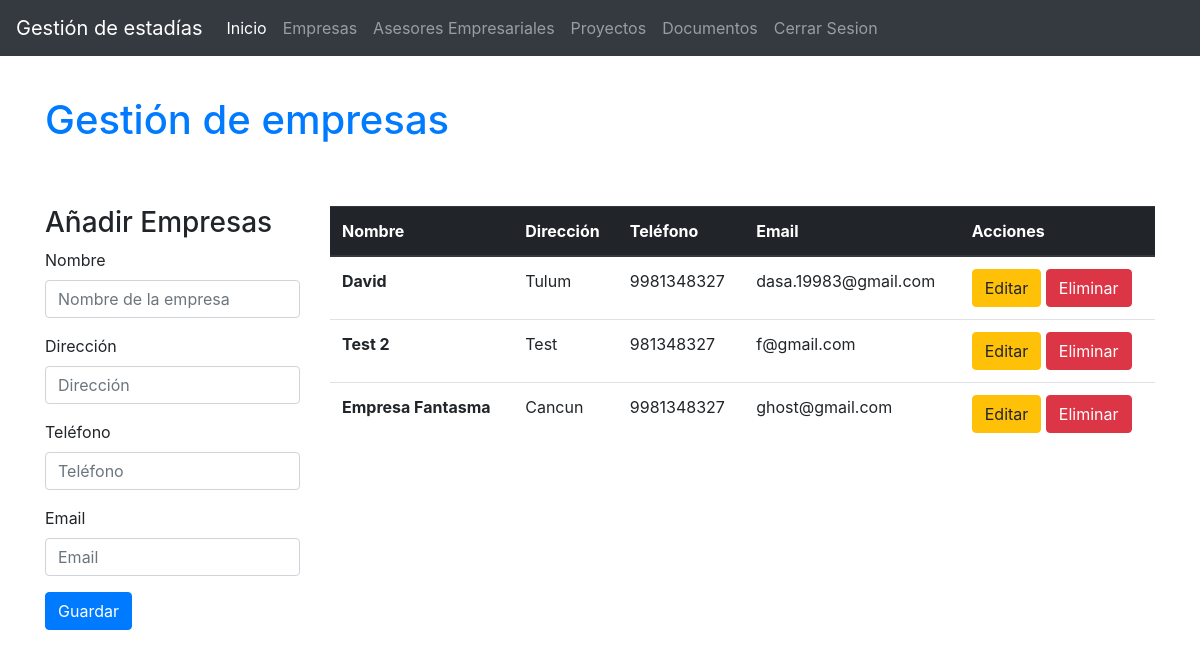
The app's page /FrontEstadias-master/empresas.php with its own data.
### tables this page shows
CREATE TABLE `empresa` (
  `Id_Empresa` int(11) NOT NULL,
  `Nombre` varchar(50) DEFAULT NULL,
  `Direccion` varchar(50) DEFAULT NULL,
  `Telefono` varchar(50) DEFAULT NULL,
  `Correo` varchar(50) DEFAULT NULL
);

### FrontEstadias-master/empresas.php (the view, shortened to what this page needs)
<!DOCTYPE html>
<html>
<head>
  <link rel="stylesheet" type="text/css" href="css/bootstrap.min.css">
  <link rel="stylesheet" href="css/styles.css">
</head>
<body>
    <?php include("conf/db.php") ?>
  <div w3-include-html="includes/navbar.html"></div>
  <div class="section section-main">
    <div class="container">
      <div class="row">
        <div class="col-12">
          <h1 class="text-primary">Gestión de empresas</h1>
        </div>
      </div>
    </div>
  </div>
  <div class="section bottom-margin">
    <div class="container">
      <div class="row">
        <div class="col-3">
          <form action="php/Insertar_Empresa.php" method="POST">
            <h3>Añadir Empresas</h3>
            <div class="form-group">
              <label for="inputNombreEmpresa">Nombre</label>
              <input type="text" class="form-control" id="inputNombreEmpresa" name="nombre" aria-describedby="emailHelp" placeholder="Nombre de la empresa">
            </div>
            <div class="form-group">
              <label for="inputDireccionEmpresa">Dirección</label>
              <input type="text" class="form-control" id="inputDireccionEmpresa" name="direccion" placeholder="Dirección">
            </div>
            <div class="form-group">
              <label for="inputTelefonoEmpresa">Teléfono</label>
              <input type="phone" class="form-control" id="inputTelefonoEmpresa" name="telefono" placeholder="Teléfono">
            </div>
            <div class="form-group">
              <label for="inputCorreoEmpresa">Email</label>
              <input type="email" class="form-control" id="inputCorreoEmpresa" name="email" placeholder="Email">
            </div>
            <button type="submit" class="btn btn-primary" name="Save_Empresa" >Guardar</button>
          </form>
        </div>
        <div class="col-9">
          <table class="table">
            <thead class="thead-dark">
                <?php
                    $query="SELECT * FROM empresa;";
                    $resultado= mysqli_query($conn,$query);
                ?>
              <tr>
                <th scope="col">Nombre</th>
                <th scope="col">Dirección</th>
                <th scope="col">Teléfono</th>
                <th scope="col">Email</th>
                <th scope="col">Acciones</th>
              </tr>
            </thead>
            <tbody>
                <?php while($fila=mysqli_fetch_array($resultado)){
                    $nombre=$fila["Nombre"];?>
              <tr>
                <th><?php echo $nombre; ?></th>
                <td><?php echo $fila["Direccion"]; ?></td>
                <td><?php echo $fila["Telefono"]; ?></td>
                <td><?php echo $fila["Correo"]; ?></td>
                <td> <a class="btn btn-warning" type="button" name="btnEditar" href="php/EditarE_Vista.php?id=<?php echo $fila["Id_Empresa"];?>">Editar</a>
                <a class="btn btn-danger" type="button" name="btnEliminar" id="btnEliminar" href="php/Eliminar_Empresa.php?id=<?php echo $fila["Id_Empresa"];?>">Eliminar</a> </td>
              </tr>
              <?php }?>
            </tbody>
          </table>
        </div>
      </div>
    </div>
  </div>
</body>
</html>

### FrontEstadias-master/css/styles.css (style rules this page uses)
.section-main { min-height: 150px; }
.section-main h1 { padding:40px 0; }

### records on screen
empresa: Nombre "David", Direccion "Tulum", Telefono "9981348327", Correo "dasa.19983@gmail.com"
empresa: Nombre "Test 2", Direccion "Test", Telefono "981348327", Correo "f@gmail.com"
empresa: Nombre "Empresa Fantasma", Direccion "Cancun", Telefono "9981348327", Correo "ghost@gmail.com"
